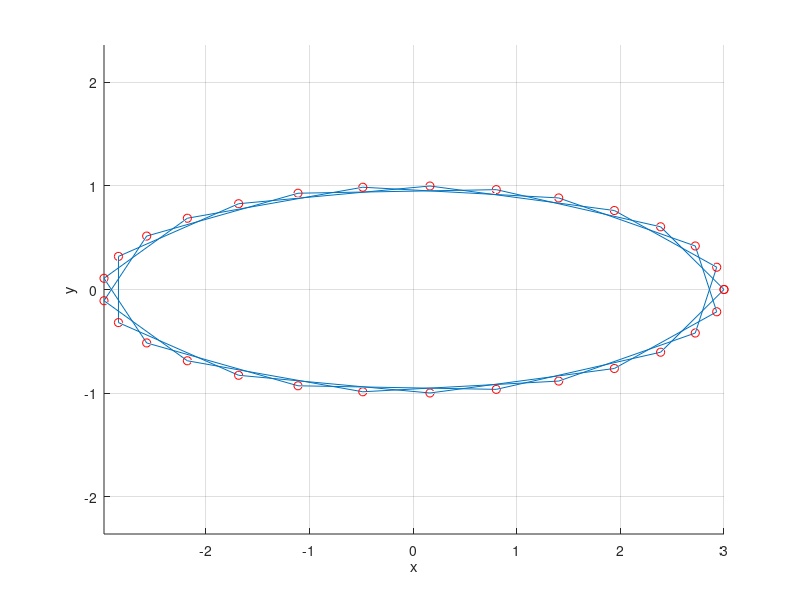

Write the MATLAB code that produced this figure.
clear
clc
close all


x=[1 2 5];
y=[3 4 4];
z=[5 6 0];

t=linspace (0,6*pi,30);
x=3*cos(t);
y=1*sin(t);
z=0.01*t.^2;

figure
hold on
plot3(x,y,z)
plot3(x,y,z,'ro')
xlabel('x')
ylabel('y')
zlabel('z')
grid on
axis('equal') %- wyrównuje wartości na osiach

% figure
% scatter3(x,y,z) % robi kropki zamiast linii
% xlabel('x')
% ylabel('y')
% zlabel('z')
% grid on
% axis('equal')